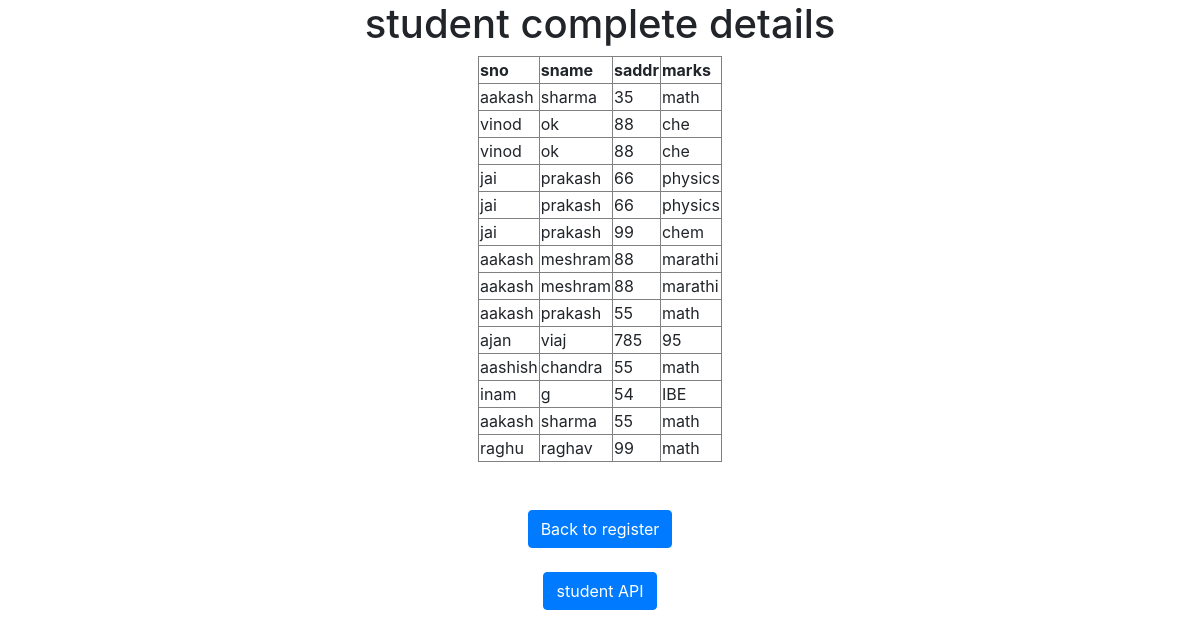
Screenshot of /register/ with the database file from the repository.
### modelform_app/models.py (models this page shows, shortened)
class student(models.Model):
    first_name=models.CharField(max_length=30)
    last_name=models.CharField(max_length=30)
    marks=models.IntegerField()
    subject=models.CharField(max_length=30)

### modelform_app/views.py (the view)
# urls.py: path('register/',views.Student_database, name='Student_database'),
def Student_database(request):
    St_data=student.objects.all()
    return render(request,'modelform_app/register.html',{'St_data':St_data})

### templates/modelform_app/register.html
{% extends "modelform_app/index.html" %}
{% block content %}
<h1>student complete details</h1>
<table border="1">
    <thead>
    <th>sno</th>
    <th>sname</th>
    <th>saddr</th>
    <th>marks</th>
    </thead>
    {% for d in St_data %}
    <tr>
        <td>{{d.first_name}}</td>
        <td>{{d.last_name}}</td>
        <td>{{d.marks}}</td>
        <td>{{d.subject}}</td>
    </tr>
    {%endfor%}
</table><br><br>
        <a class="btn btn-primary " href="/home" role="button">Back to register</a><br><br>
    <a class="btn btn-primary " href="/api" role="button">student API</a><br><br>
{% endblock %}

### templates/modelform_app/index.html (shortened to what this page needs)
<!doctype html>
{% load static %}
<html lang="en">
<head>
    <link rel="stylesheet" href="{% static 'css/demo.css'%}">
    <link rel="stylesheet" href="https://cdn.jsdelivr.net/npm/bootstrap@4.1.3/dist/css/bootstrap.min.css">
</head>
<body>
<div class="container" align="center">
{% block content %}{% endblock %}
</body>
</html>

### rows the page displays
student: first_name "aakash", last_name "sharma", marks "35", subject "math"
student: first_name "vinod", last_name "ok", marks "88", subject "che"
student: first_name "vinod", last_name "ok", marks "88", subject "che"
student: first_name "jai", last_name "prakash", marks "66", subject "physics"
student: first_name "jai", last_name "prakash", marks "66", subject "physics"
student: first_name "jai", last_name "prakash", marks "99", subject "chem"
student: first_name "aakash", last_name "meshram", marks "88", subject "marathi"
student: first_name "aakash", last_name "meshram", marks "88", subject "marathi"
student: first_name "aakash", last_name "prakash", marks "55", subject "math"
student: first_name "ajan", last_name "viaj", marks "785", subject "95"
student: first_name "aashish", last_name "chandra", marks "55", subject "math"
student: first_name "inam", last_name "g", marks "54", subject "IBE"
student: first_name "aakash", last_name "sharma", marks "55", subject "math"
student: first_name "raghu", last_name "raghav", marks "99", subject "math"
